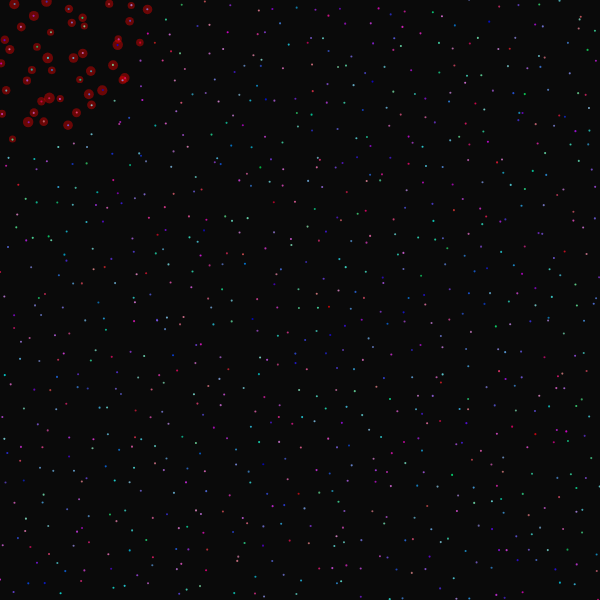
Frame 1 (no input)
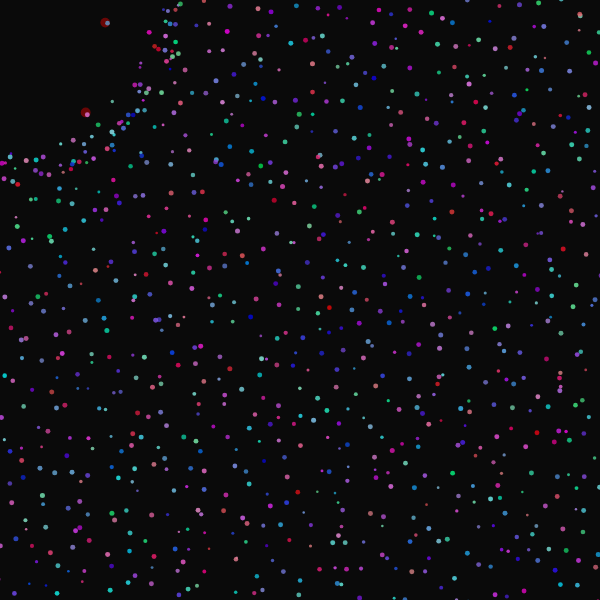
Frame 60 (no input)
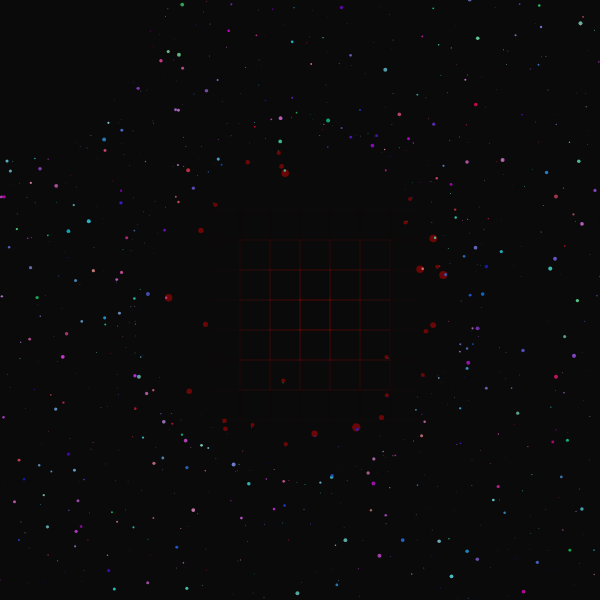
Frame 120 (the mouse pressed at the canvas centre since frame 60)

The p5.js sketch that drew these frames (run headless with seeded random() and noise() and a simulated clock; from frame 60 on, the mouse is pressed at the canvas centre):

// p5.js sketch
// ── sketch.js
let pixels = [];
let gridSize = 20;
let grid = [];
let centerX, centerY;
let time = 0;

class Pixel {
  constructor(x, y) {
    this.x = x;
    this.y = y;
    this.originalX = x;
    this.originalY = y;
    this.vx = random(-0.5, 0.5);
    this.vy = random(-0.5, 0.5);
    this.size = random(2, 6);
    this.color = color(random(100, 255), random(100, 255), random(200, 255), 200);
    this.targetX = x;
    this.targetY = y;
    this.speed = random(0.02, 0.05);
    this.pulse = 0;
    this.pulseSpeed = random(0.02, 0.05);
  }

  update() {
    // Move toward target
    let dx = this.targetX - this.x;
    let dy = this.targetY - this.y;
    this.x += dx * this.speed;
    this.y += dy * this.speed;

    // Add some randomness to movement
    this.vx += random(-0.05, 0.05);
    this.vy += random(-0.05, 0.05);
    this.vx *= 0.95;
    this.vy *= 0.95;

    this.x += this.vx;
    this.y += this.vy;

    // Pulsing effect
    this.pulse += this.pulseSpeed;
    this.size = 2 + sin(this.pulse) * 3;
  }

  display() {
    fill(this.color);
    noStroke();
    ellipse(this.x, this.y, this.size);
  }

  setTarget(x, y) {
    this.targetX = x;
    this.targetY = y;
  }
}

function setup() {
  createCanvas(600, 600);
  colorMode(HSB, 255);
  noStroke();
  
  // Create pixel grid
  for (let y = 0; y < height; y += gridSize) {
    for (let x = 0; x < width; x += gridSize) {
      pixels.push(new Pixel(x + random(gridSize), y + random(gridSize)));
    }
  }

  centerX = width / 2;
  centerY = height / 2;

  // Initialize grid for spatial hashing
  let gridW = ceil(width / gridSize);
  let gridH = ceil(height / gridSize);
  grid = new Array(gridW * gridH).fill().map(() => []);
  
  for (let i = 0; i < pixels.length; i++) {
    let p = pixels[i];
    let gridX = floor(p.x / gridSize);
    let gridY = floor(p.y / gridSize);
    if (gridX >= 0 && gridX < gridW && gridY >= 0 && gridY < gridH) {
      grid[gridX + gridY * gridW].push(i);
    }
  }
}

function draw() {
  background(0, 0, 10);
  
  time += 0.01;
  
  // Update and display pixels
  for (let i = 0; i < pixels.length; i++) {
    let p = pixels[i];
    
    // Calculate distance to mouse
    let d = dist(p.x, p.y, mouseX, mouseY);
    
    if (d < 150) {
      // Scatter away from mouse
      let angle = atan2(p.y - mouseY, p.x - mouseX);
      p.targetX += cos(angle) * 3;
      p.targetY += sin(angle) * 3;
      
      // Add glow effect
      fill(255, 255, 255, 100);
      ellipse(p.x, p.y, p.size + 5);
    } else {
      // Return to original position with slight drift
      let dx = p.originalX - p.x;
      let dy = p.originalY - p.y;
      p.targetX += dx * 0.005;
      p.targetY += dy * 0.005;
    }
    
    p.update();
    p.display();
  }

  // Draw temporary lattices
  if (mouseX > 0 && mouseY > 0) {
    let latticeSize = 30;
    for (let x = 0; x < width; x += latticeSize) {
      for (let y = 0; y < height; y += latticeSize) {
        let dx = abs(x - mouseX);
        let dy = abs(y - mouseY);
        if (dx < 100 && dy < 100) {
          let strength = map(max(dx, dy), 0, 100, 1, 0);
          
          // Draw lattice lines
          stroke(255, 255, 255, 50 * strength);
          line(x, y, x + latticeSize, y);
          line(x, y, x, y + latticeSize);
          line(x + latticeSize, y, x + latticeSize, y + latticeSize);
          line(x, y + latticeSize, x + latticeSize, y + latticeSize);
        }
      }
    }
  }

  // Occasionally create a powerful echo
  if (frameCount % 300 === 0) {
    let centerX = width / 2;
    let centerY = height / 2;
    for (let i = 0; i < pixels.length; i++) {
      let p = pixels[i];
      let dx = p.x - centerX;
      let dy = p.y - centerY;
      let distToCenter = sqrt(dx * dx + dy * dy);
      
      if (distToCenter < 200) {
        let angle = atan2(dy, dx);
        p.targetX = centerX + cos(angle) * 300;
        p.targetY = centerY + sin(angle) * 300;
      }
    }
  }
}
